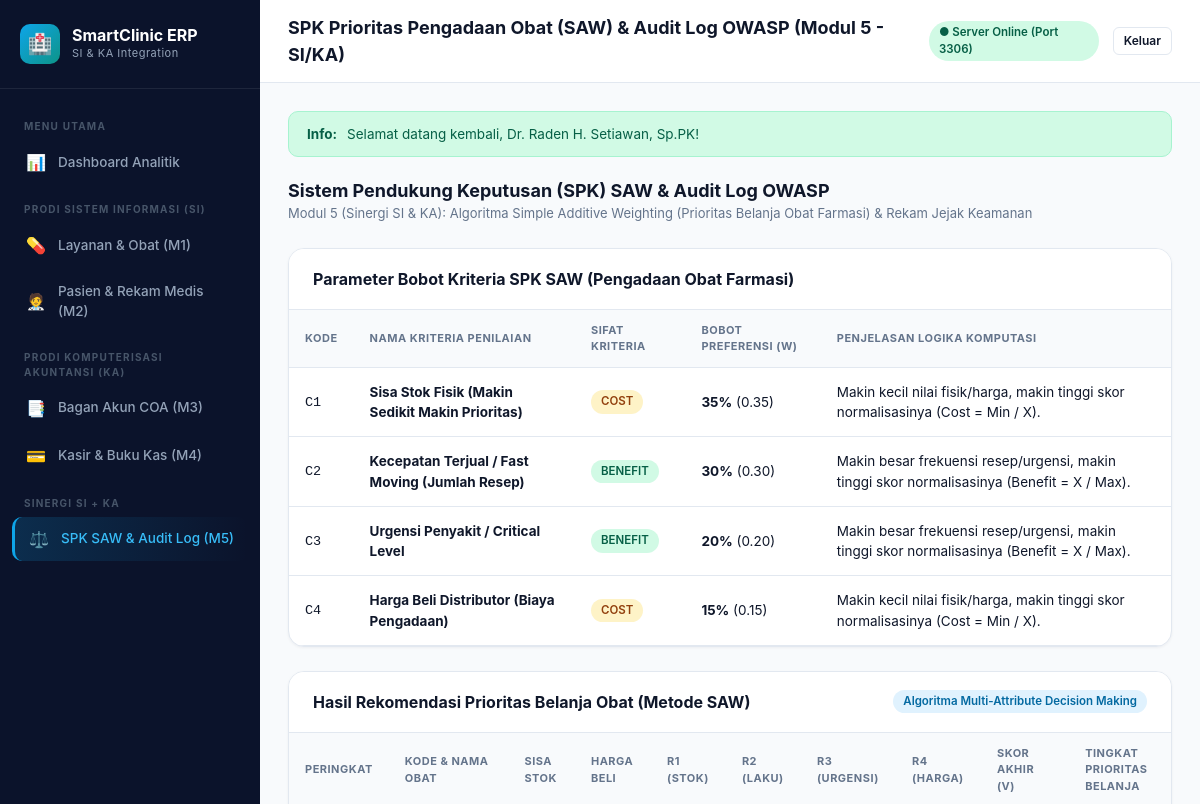
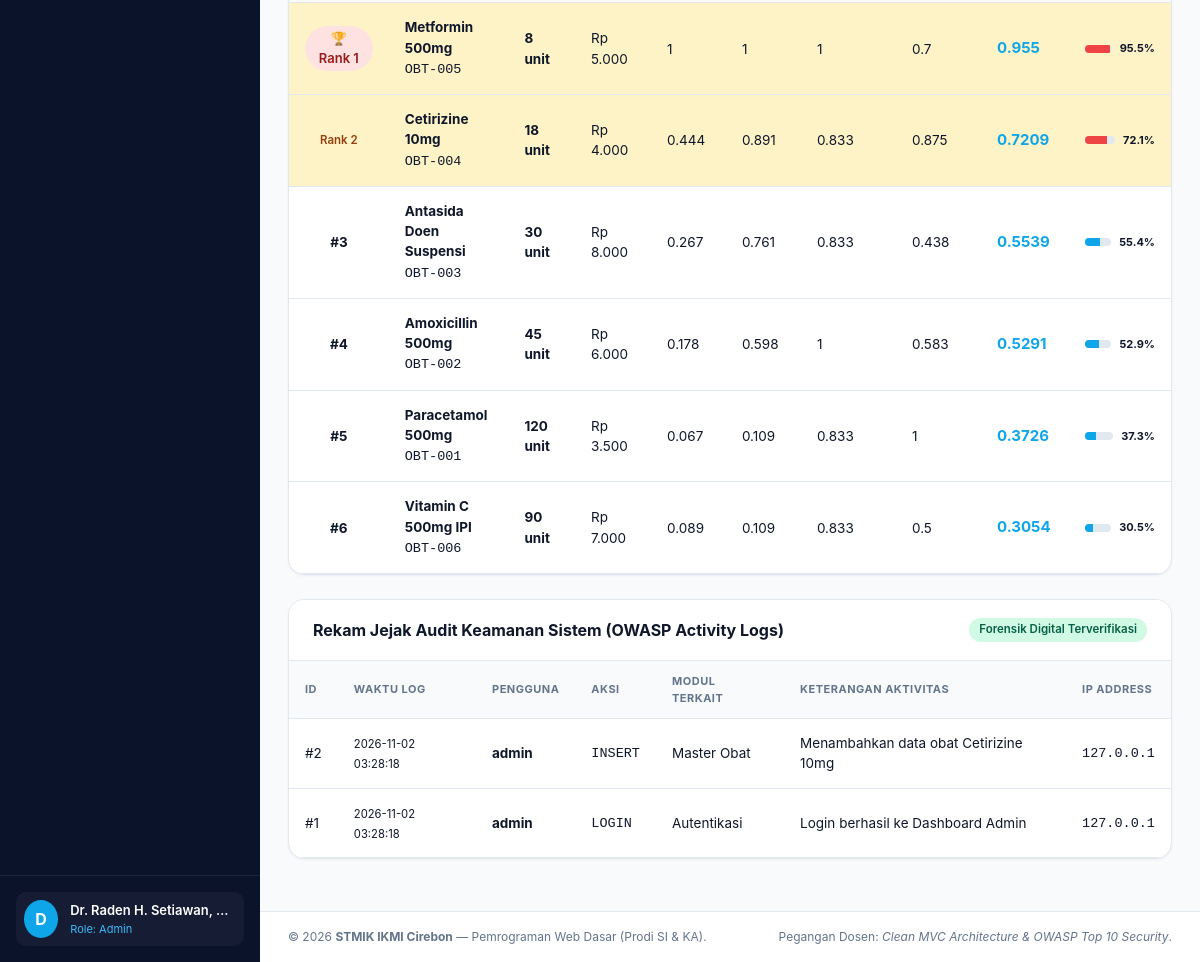
The app's page /index.php?c=spkAudit&m=index (signed in) with its own data (2 pictures, top to bottom).
### tables this page shows
CREATE TABLE `kriteria_spk` (
  `id` INT AUTO_INCREMENT PRIMARY KEY,
  `kode_kriteria` VARCHAR(10) NOT NULL UNIQUE,
  `nama_kriteria` VARCHAR(100) NOT NULL,
  `bobot` DECIMAL(5,2) NOT NULL,
  `tipe` ENUM('benefit', 'cost') NOT NULL
);

CREATE TABLE `obat` (
  `id` INT AUTO_INCREMENT PRIMARY KEY,
  `kode_obat` VARCHAR(20) NOT NULL UNIQUE,
  `nama_obat` VARCHAR(100) NOT NULL,
  `kategori` VARCHAR(50) NOT NULL,
  `satuan` VARCHAR(30) NOT NULL,
  `harga_beli` DECIMAL(12,2) NOT NULL DEFAULT 0.00,
  `harga_jual` DECIMAL(12,2) NOT NULL DEFAULT 0.00,
  `stok` INT NOT NULL DEFAULT 0,
  `stok_min` INT NOT NULL DEFAULT 10,
  `exp_date` DATE NOT NULL,
  `created_at` TIMESTAMP DEFAULT CURRENT_TIMESTAMP
);

CREATE TABLE `audit_logs` (
  `id` INT AUTO_INCREMENT PRIMARY KEY,
  `user_id` INT NULL,
  `username` VARCHAR(50) NOT NULL,
  `aksi` VARCHAR(50) NOT NULL,
  `modul` VARCHAR(50) NOT NULL,
  `keterangan` TEXT,
  `ip_address` VARCHAR(45) NOT NULL,
  `created_at` TIMESTAMP DEFAULT CURRENT_TIMESTAMP
);

### app/Controllers/SpkAuditController.php (called while the page is built, shortened)
<?php
class SpkAuditController extends Controller {
    public function index(): void {
        $spkModel   = new SpkSaw();
        $auditModel = new AuditLog();
        $kriteria   = $spkModel->getKriteria();
        $prioritas  = $spkModel->calculatePrioritas();
        $logs       = $auditModel->getAll(60);
        $this->render('spk/index', [
            'title'     => 'SPK Prioritas Pengadaan Obat (SAW) & Audit Log OWASP (Modul 5 - SI/KA)',
            'kriteria'  => $kriteria,
            'prioritas' => $prioritas,
            'logs'      => $logs
        ]);
    }
}

### app/Core/App.php (called while the page is built, shortened)
<?php
class App {
    public static function run(): void {
        $methodName     = $_GET['m'] ?? 'index';
        $controller = new $controllerClass();
        $controller->$methodName();
    }
}

### index.php (called while the page is built, shortened)
<?php
spl_autoload_register(function ($class) {
    $prefix = 'App\\';
    $baseDir = __DIR__ . '/app/';
    $len = strlen($prefix);
    $relativeClass = substr($class, $len);
    $file = $baseDir . str_replace('\\', '/', $relativeClass) . '.php';
});
\App\Core\App::run();

### app/Core/Database.php (called while the page is built, shortened)
<?php
class Database {
    private static ?PDO $instance = null;
    public static function getConnection(): PDO {
        if (self::$instance === null) {
            $dsn = "mysql:host=" . DB_HOST . ";port=" . DB_PORT . ";dbname=" . DB_NAME . ";charset=utf8mb4";
            $options = [
                PDO::ATTR_ERRMODE            => PDO::ERRMODE_EXCEPTION,
                PDO::ATTR_DEFAULT_FETCH_MODE => PDO::FETCH_ASSOC,
                PDO::ATTR_EMULATE_PREPARES   => false,
            ];
            try {
                self::$instance = new PDO($dsn, DB_USER, DB_PASS, $options);
            } catch (PDOException $e) {
                die("<div style='font-family:sans-serif;padding:24px;background:#FEF2F2;border:1px solid #FCA5A5;color:#991B1B;border-radius:12px;max-width:700px;margin:40px auto;'>"
                    . "<h3 style='margin-top:0;'>⚠️ Gagal Terhubung ke Basis Data MySQL!</h3>"
                    . "<p>Pastikan MySQL server aktif di port " . DB_PORT . " dan database <strong>" . DB_NAME . "</strong> sudah diinisialisasi.</p>"
                    . "<p>Silakan buka file <a href='setup.php' style='color:#2563EB;font-weight:bold;'>setup.php</a> untuk migrasi otomatis basis data satu klik.</p>"
                    . "<small style='color:#6B7280;'>Pesan Teknis: " . htmlspecialchars($e->getMessage()) . "</small>"
                    . "</div>");
            }
        }
        return self::$instance;
    }
}

### app/Models/SpkSaw.php (called while the page is built, shortened)
<?php
class SpkSaw {
    protected PDO $db;
    public function __construct() {
        $this->db = Database::getConnection();
    }
    public function getKriteria(): array {
        $stmt = $this->db->query("SELECT * FROM kriteria_spk ORDER BY kode_kriteria ASC");
        return $stmt->fetchAll();
    }
    public function calculatePrioritas(): array {
        $stmtObat = $this->db->query("SELECT id, kode_obat, nama_obat, stok, stok_min, harga_beli, harga_jual FROM obat");
        $obats = $stmtObat->fetchAll();
        $matrixX = [];
        foreach ($obats as $o) {
            $c1 = max(1, (int)$o['stok']);
            $c2 = max(10, 100 - (int)$o['stok']);
            $c3 = (str_contains(strtolower($o['nama_obat']), 'amoxicillin') || str_contains(strtolower($o['nama_obat']), 'metformin')) ? 90 : 75;
            $c4 = (float)$o['harga_beli'];
            $matrixX[] = [
                'id'         => $o['id'],
                'kode_obat'  => $o['kode_obat'],
                'nama_obat'  => $o['nama_obat'],
                'stok'       => $o['stok'],
                'harga_beli' => $o['harga_beli'],
                'c1' => $c1,
                'c2' => $c2,
                'c3' => $c3,
                'c4' => $c4
            ];
        }
        $minC1 = min(array_column($matrixX, 'c1'));
        $maxC2 = max(array_column($matrixX, 'c2'));
        $maxC3 = max(array_column($matrixX, 'c3'));
        $minC4 = min(array_column($matrixX, 'c4'));
        $bobot = [
            'c1' => 0.35,
            'c2' => 0.30,
            'c3' => 0.20,
            'c4' => 0.15
        ];
        $results = [];
        foreach ($matrixX as $row) {
            $r1 = $minC1 / $row['c1'];
            $r2 = $row['c2'] / $maxC2;
            $r3 = $row['c3'] / $maxC3;
            $r4 = $minC4 / $row['c4'];
            $scoreV = ($bobot['c1'] * $r1) + ($bobot['c2'] * $r2) + ($bobot['c3'] * $r3) + ($bobot['c4'] * $r4);
            $results[] = [
                'id'         => $row['id'],
                'kode_obat'  => $row['kode_obat'],
                'nama_obat'  => $row['nama_obat'],
                'stok'       => $row['stok'],
                'harga_beli' => $row['harga_beli'],
                'r1'         => round($r1, 3),
                'r2'         => round($r2, 3),
                'r3'         => round($r3, 3),
                'r4'         => round($r4, 3),
                'score_v'    => round($scoreV, 4),
                'persen'     => round($scoreV * 100, 1)
            ];
        }
        usort($results, fn($a, $b) => $b['score_v'] <=> $a['score_v']);
        return $results;
    }
}

### app/Models/AuditLog.php (called while the page is built, shortened)
<?php
class AuditLog {
    protected PDO $db;
    public function __construct() {
        $this->db = Database::getConnection();
    }
    public function getAll(int $limit = 50): array {
        $stmt = $this->db->prepare("SELECT * FROM audit_logs ORDER BY id DESC LIMIT :lim");
        $stmt->bindValue(':lim', $limit, PDO::PARAM_INT);
        $stmt->execute();
        return $stmt->fetchAll();
    }
}

### app/Views/spk/index.php (the view)
<?php require_once __DIR__ . '/../layouts/header.php'; ?>
<div style="margin-bottom: 24px;">
  <h2 style="font-size: 18px; font-weight: 700;">Sistem Pendukung Keputusan (SPK) SAW & Audit Log OWASP</h2>
  <p style="font-size: 13px; color: var(--text-muted);">Modul 5 (Sinergi SI & KA): Algoritma Simple Additive Weighting (Prioritas Belanja Obat Farmasi) & Rekam Jejak Keamanan</p>
</div>
<div class="card">
  <div class="card-header">
    <div class="card-title">Parameter Bobot Kriteria SPK SAW (Pengadaan Obat Farmasi)</div>
  </div>
  <div class="table-responsive">
    <table class="table">
      <thead>
        <tr>
          <th>Kode</th>
          <th>Nama Kriteria Penilaian</th>
          <th>Sifat Kriteria</th>
          <th>Bobot Preferensi (W)</th>
          <th>Penjelasan Logika Komputasi</th>
        </tr>
      </thead>
      <tbody>
        <?php foreach ($kriteria as $kr): ?>
          <tr>
            <td><code><?= htmlspecialchars($kr['kode_kriteria']) ?></code></td>
            <td><strong><?= htmlspecialchars($kr['nama_kriteria']) ?></strong></td>
            <td>
              <span class="badge <?= ($kr['tipe'] === 'benefit') ? 'badge-success' : 'badge-warning' ?>">
                <?= strtoupper($kr['tipe']) ?>
              </span>
            </td>
            <td><strong><?= ($kr['bobot'] * 100) ?>%</strong> (<?= $kr['bobot'] ?>)</td>
            <td>
              <?php if ($kr['tipe'] === 'cost'): ?>
                Makin kecil nilai fisik/harga, makin tinggi skor normalisasinya (Cost = Min / X).
              <?php else: ?>
                Makin besar frekuensi resep/urgensi, makin tinggi skor normalisasinya (Benefit = X / Max).
              <?php endif; ?>
            </td>
          </tr>
        <?php endforeach; ?>
      </tbody>
    </table>
  </div>
</div>
<div class="card">
  <div class="card-header">
    <div class="card-title">Hasil Rekomendasi Prioritas Belanja Obat (Metode SAW)</div>
    <span class="badge badge-primary">Algoritma Multi-Attribute Decision Making</span>
  </div>
  <div class="table-responsive">
    <table class="table">
      <thead>
        <tr>
          <th style="width: 70px;">Peringkat</th>
          <th>Kode & Nama Obat</th>
          <th>Sisa Stok</th>
          <th>Harga Beli</th>
          <th>R1 (Stok)</th>
          <th>R2 (Laku)</th>
          <th>R3 (Urgensi)</th>
          <th>R4 (Harga)</th>
          <th>Skor Akhir (V)</th>
          <th>Tingkat Prioritas Belanja</th>
        </tr>
      </thead>
      <tbody>
        <?php $rank = 1; foreach ($prioritas as $p): ?>
          <tr style="<?= ($rank <= 2) ? 'background-color: #FEF3C7;' : '' ?>">
            <td style="text-align: center;">
              <?php if ($rank === 1): ?>
                <span class="badge badge-danger" style="font-size: 13px;">🏆 Rank 1</span>
              <?php elseif ($rank === 2): ?>
                <span class="badge badge-warning">Rank 2</span>
              <?php else: ?>
                <strong>#<?= $rank ?></strong>
              <?php endif; ?>
            </td>
            <td>
              <strong><?= htmlspecialchars($p['nama_obat']) ?></strong><br>
              <code><?= htmlspecialchars($p['kode_obat']) ?></code>
            </td>
            <td><strong><?= $p['stok'] ?> unit</strong></td>
            <td>Rp <?= number_format($p['harga_beli'], 0, ',', '.') ?></td>
            <td><?= $p['r1'] ?></td>
            <td><?= $p['r2'] ?></td>
            <td><?= $p['r3'] ?></td>
            <td><?= $p['r4'] ?></td>
            <td><strong style="color: var(--primary); font-size: 15px;"><?= $p['score_v'] ?></strong></td>
            <td>
              <div style="display: flex; align-items: center; gap: 8px;">
                <div style="flex-grow: 1; height: 8px; background: #E2E8F0; border-radius: 4px; overflow: hidden;">
                  <div style="width: <?= $p['persen'] ?>%; height: 100%; background: <?= ($rank <= 2) ? 'var(--danger)' : 'var(--primary)' ?>;"></div>
                </div>
                <span style="font-size: 11px; font-weight: 700;"><?= $p['persen'] ?>%</span>
              </div>
            </td>
          </tr>
        <?php $rank++; endforeach; ?>
      </tbody>
    </table>
  </div>
</div>
<div class="card">
  <div class="card-header">
    <div class="card-title">Rekam Jejak Audit Keamanan Sistem (OWASP Activity Logs)</div>
    <span class="badge badge-success">Forensik Digital Terverifikasi</span>
  </div>
  <div class="table-responsive">
    <table class="table">
      <thead>
        <tr>
          <th>ID</th>
          <th>Waktu Log</th>
          <th>Pengguna</th>
          <th>Aksi</th>
          <th>Modul Terkait</th>
          <th>Keterangan Aktivitas</th>
          <th>IP Address</th>
        </tr>
      </thead>
      <tbody>
        <?php foreach ($logs as $l): ?>
          <tr>
            <td>#<?= $l['id'] ?></td>
            <td><small><?= htmlspecialchars($l['created_at']) ?></small></td>
            <td><strong><?= htmlspecialchars($l['username']) ?></strong></td>
            <td><code><?= htmlspecialchars($l['aksi']) ?></code></td>
            <td><?= htmlspecialchars($l['modul']) ?></td>
            <td><?= htmlspecialchars($l['keterangan']) ?></td>
            <td><code><?= htmlspecialchars($l['ip_address']) ?></code></td>
          </tr>
        <?php endforeach; ?>
      </tbody>
    </table>
  </div>
</div>
<?php require_once __DIR__ . '/../layouts/footer.php'; ?>

### assets/css/style.css (style rules this page uses)
:root { --bg-body: #F8FAFC; --bg-card: #FFFFFF; --sidebar-bg: #0B132B; --sidebar-hover: #1C2541; --sidebar-text: #94A3B8; --sidebar-text-active: #FFFFFF; --primary: #0EA5E9; --primary-hover: #0284C7; --secondary: #0D9488; --success: #10B981; --warning: #F59E0B; --danger: #EF4444; --text-main: #0F172A; --text-muted: #64748B; --border: #E2E8F0; --border-light: #F1F5F9; --radius-sm: 6px; --radius-md: 10px; --radius-lg: 16px; --shadow-sm: 0 1px 3px rgba(15, 23, 42, 0.05); --shadow-md: 0 4px 12px rgba(15, 23, 42, 0.06); --shadow-lg: 0 12px 28px rgba(15, 23, 42, 0.08); }
* { box-sizing: border-box; margin: 0; padding: 0; }
body { font-family: -apple-system, BlinkMacSystemFont, "Segoe UI", Roboto, "Helvetica Neue", Arial, sans-serif; background-color: var(--bg-body); color: var(--text-main); line-height: 1.5; display: flex; min-height: 100vh; }
.card { background-color: var(--bg-card); border: 1px solid var(--border); border-radius: var(--radius-lg); box-shadow: var(--shadow-sm); margin-bottom: 24px; overflow: hidden; }
.card-header { padding: 18px 24px; border-bottom: 1px solid var(--border); display: flex; align-items: center; justify-content: space-between; background-color: #fff; }
.card-title { font-size: 16px; font-weight: 700; color: var(--text-main); }
.table-responsive { width: 100%; overflow-x: auto; }
.table { width: 100%; border-collapse: collapse; text-align: left; font-size: 13.5px; }
.table th { background-color: #F8FAFC; color: var(--text-muted); font-weight: 700; padding: 12px 16px; border-bottom: 1px solid var(--border); text-transform: uppercase; font-size: 11px; letter-spacing: 0.5px; }
.table td { padding: 14px 16px; border-bottom: 1px solid var(--border); color: var(--text-main); vertical-align: middle; }
.badge { display: inline-flex; align-items: center; padding: 3px 10px; border-radius: 9999px; font-size: 11.5px; font-weight: 600; }
.badge-success { background-color: #D1FAE5; color: #065F46; }
.badge-primary { background-color: #E0F2FE; color: #0369A1; }
.badge-warning { background-color: #FEF3C7; color: #92400E; }
.badge-danger { background-color: #FEE2E2; color: #991B1B; }

### records on screen
kriteria_spk: kode_kriteria "C1", nama_kriteria "Sisa Stok Fisik (Makin Sedikit Makin Prioritas)", tipe "COST", $kr['bobot']*100 "35", bobot "0.35", shows "Makin kecil nilai fisik/harga, makin tinggi skor normalisasinya (Cost = Min / X)."
kriteria_spk: kode_kriteria "C2", nama_kriteria "Kecepatan Terjual / Fast Moving (Jumlah Resep)", tipe "BENEFIT", $kr['bobot']*100 "30", bobot "0.30", shows "Makin besar frekuensi resep/urgensi, makin tinggi skor normalisasinya (Benefit = X / Max)."
kriteria_spk: kode_kriteria "C3", nama_kriteria "Urgensi Penyakit / Critical Level", tipe "BENEFIT", $kr['bobot']*100 "20", bobot "0.20", shows "Makin besar frekuensi resep/urgensi, makin tinggi skor normalisasinya (Benefit = X / Max)."
kriteria_spk: kode_kriteria "C4", nama_kriteria "Harga Beli Distributor (Biaya Pengadaan)", tipe "COST", $kr['bobot']*100 "15", bobot "0.15", shows "Makin kecil nilai fisik/harga, makin tinggi skor normalisasinya (Cost = Min / X)."
obat: shows "🏆 Rank 1", nama_obat "Metformin 500mg", kode_obat "OBT-005", stok "8", harga_beli "5.000", r1 "1", r2 "1", r3 "1", r4 "0.7", score_v "0.955", persen "95.5"
obat: shows "Rank 2", nama_obat "Cetirizine 10mg", kode_obat "OBT-004", stok "18", harga_beli "4.000", r1 "0.444", r2 "0.891", r3 "0.833", r4 "0.875", score_v "0.7209", persen "72.1"
obat: nama_obat "Antasida Doen Suspensi", kode_obat "OBT-003", stok "30", harga_beli "8.000", r1 "0.267", r2 "0.761", r3 "0.833", r4 "0.438", score_v "0.5539", persen "55.4"
obat: nama_obat "Amoxicillin 500mg", kode_obat "OBT-002", stok "45", harga_beli "6.000", r1 "0.178", r2 "0.598", r3 "1", r4 "0.583", score_v "0.5291", persen "52.9"
obat: nama_obat "Paracetamol 500mg", kode_obat "OBT-001", stok "120", harga_beli "3.500", r1 "0.067", r2 "0.109", r3 "0.833", id "1", score_v "0.3726", persen "37.3"
obat: nama_obat "Vitamin C 500mg IPI", kode_obat "OBT-006", stok "90", harga_beli "7.000", r1 "0.089", r2 "0.109", r3 "0.833", r4 "0.5", score_v "0.3054", persen "30.5"
audit_logs: id "2", created_at "2026-11-02 03:28:18", username "admin", aksi "INSERT", modul "Master Obat", keterangan "Menambahkan data obat Cetirizine 10mg", ip_address "127.0.0.1"
audit_logs: id "1", created_at "2026-11-02 03:28:18", username "admin", aksi "LOGIN", modul "Autentikasi", keterangan "Login berhasil ke Dashboard Admin", ip_address "127.0.0.1"

### other values on screen
substr($nama, 0, 1) "D"
$nama "Dr. Raden H. Setiawan,…"
$role "Admin"
$title "SPK Prioritas Pengadaan Obat (SAW) & Audit Log OWASP (Modul 5 - SI/KA)"
$flash['message'] "Selamat datang kembali, Dr. Raden H. Setiawan, Sp.PK!"
